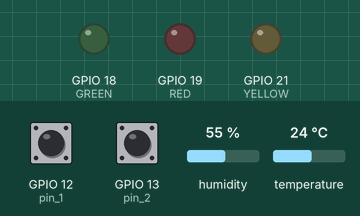
Simulated run of this sketch. Board: ESP32. Shown: output pins drawn as LEDs (lit = HIGH). The inputs (shaded band) are chosen by the test bench; at power-on: GPIO 12 (pin_1) HIGH, GPIO 13 (pin_2) HIGH, humidity 55 %, temperature 24 °C. WiFi joins after 1.5 s; servers stay silent unless stated; what the sketch prints to the serial monitor is not drawn.

Above: at 0.0 s.
At 1.7 s:
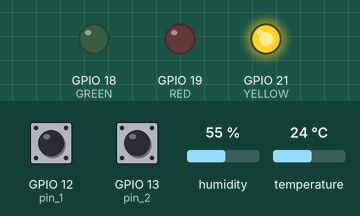
Timing chart, 0 to 3.2 s (numbered marks = the images above):
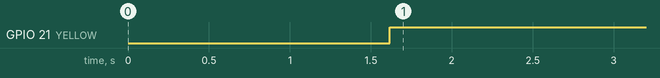

Measured:
- by itself, GPIO 21 (YELLOW): LOW → HIGH at 1.6 s

The sketch:

locus2024project.ino
```cpp
            #include <DHT.h>
            #include <DHT_U.h>
            #include <WiFi.h>
            #include<math.h>
            #include <cstdlib>
            #include<string.h>


            using namespace std;
            // pin_2 to wake it up
              RTC_DATA_ATTR int count=0;
              RTC_DATA_ATTR int pin_1=12;
              RTC_DATA_ATTR int pin_2=13;
              RTC_DATA_ATTR bool Flag= false;
              RTC_DATA_ATTR uint8_t touchValue_1;
              RTC_DATA_ATTR uint8_t touchValue_2;
              RTC_DATA_ATTR int touchThreshold_1=30;
              RTC_DATA_ATTR int touchThreshold_2=20;
              RTC_DATA_ATTR void esp_sleep_and_wake();
              #define GREEN 18
              #define RED 19
              #define YELLOW 21


              const String apiKey = "H9OVDFEQM7U3V39H";     //  Enter your Write API key from ThingSpeak

              const char *ssid =  "Bibhav's Galaxy M32";     // replace with your wifi ssid and wpa2 key
              const char *pass =  "jvke4348";
              const char* server = "api.thingspeak.com";
              String error;
              float h,t,pm;
              void checkAndReconnectTOWifi();
              void sensorDataFetching(float h,float t,float pm);
              void print_values_and_led(float humidity,float temperature,float pm);


              unsigned long previousMillis = 0;
              unsigned long interval = 60000;
              unsigned long currentMillis=0;

            // DHT portions
            #define DHTPIN 5       // what pin we're connected to
            #define DHTTYPE DHT22   // DHT 22  (AM2302)
            DHT dht(DHTPIN, DHTTYPE);

            WiFiClient client;

              class writeToThingSpeak{
                private:
                float h,t,pm;
                public:
                writeToThingSpeak():h(0.0),t(0.0),pm(0.0){}
                writeToThingSpeak(float humidity,float temperature,float p_m_index):h(humidity),t(temperature),pm(p_m_index){}
                  void sendData()
                  {
                    if (client.connect(server,80))   //   "184.106.153.149" or api.thingspeak.com
                                      {
                                            String postStr = apiKey;
                                            postStr +="&field1=";
                                            postStr += String(t);
                                            postStr +="&field2=";
                                            postStr += String(h);
                                            postStr +="&field3=";
                                            postStr += String(pm);
                                            postStr += "\r\n\r\n";

                                            client.print("POST /update HTTP/1.1\n");
                                            client.print("Host: api.thingspeak.com\n");
                                            client.print("Connection: close\n");
                                            client.print("X-THINGSPEAKAPIKEY: "+apiKey+"\n");
                                            client.print("Content-Type: application/x-www-form-urlencoded\n");
                                            client.print("Content-Length: ");
                                            client.print(postStr.length());
                                            client.print("\n\n");
                                            client.print(postStr);

                                            Serial.print("Temperature: ");
                                            Serial.println(t);
                                            Serial.print("Humidity: ");
                                            Serial.println(h);
                                            Serial.print("P.M 2.5: ");
                                            Serial.println(pm);
                                            Serial.println("Data Sending To Thingspeak......");
                                            delay(1000);
                                          }
                  }
                    void stopClient()
                            {
                              client.stop();
                            }
                };


              class Exception{
                private:
                String error;
                public:
                  Exception(String err)
                {
                  error=err;
                }
                void what()
                {
                  Serial.println(error);
                }
              };


              void setup()
              {

              Serial.begin(115200);
              delay(10);
              Serial.println("Connecting to ");
              Serial.println(ssid);
              WiFi.begin(ssid, pass);
              while (WiFi.status() != WL_CONNECTED)
              {
                  delay(500);
                  Serial.print(".");
              }
              Serial.println("");
              Serial.println("WiFi connected");
              pinMode(GREEN, OUTPUT);
              pinMode(RED, OUTPUT);
              pinMode(YELLOW, OUTPUT);
              dht.begin();
              //Setup sleep wakeup on Touch Pad 13 (GPI13)
              touchSleepWakeUpEnable(pin_2,touchThreshold_2);
              }

              void loop()
              {
                  touchValue_1=touchRead(pin_1);
                  touchValue_2=touchRead(pin_2);
                  Serial.print("Sleep touch=");
                  Serial.println(touchValue_1);
                  Serial.print("Waking up touch=");
                  Serial.println(touchValue_2);
                  delay(100);
                  esp_sleep_and_wake();
                  currentMillis = millis();
                // if WiFi is down, try reconnecting
                  checkAndReconnectTOWifi();
            // Getting data from the sensor
          sensorDataFetching();
          print_values_and_led(h,t,pm);


    try {
      if ((sizeof(h) == sizeof(float)) && (sizeof(t) == sizeof(float)) && (sizeof(pm) == sizeof(float)) &&
        !isnan(h) && !isnan(t) && !isnan(pm)) {
            class writeToThingSpeak wtts(h, t, pm);
            wtts.sendData();
            wtts.stopClient();
            Serial.println("Waiting...");
            // thingspeak needs minimum 15 sec delay between updates
            delay(1000 * 15);
            Serial.println("Successfully Data Sent!!!");
        } else {
            error="One or more values are NaN or not of float type. Restarting loop...";
            throw Exception(error);// Exception class forms a nameless temporary object and work as an argument to the catch.
        }
    } catch (Exception &e) {
        e.what();
        Serial.print("Humidity:");
        Serial.println(h);
        Serial.print("Temperature:");
        Serial.println(t);
        Serial.print("PM:");
        Serial.println(pm);
        delay(1000);
        return;
    }
              }


              void checkAndReconnectTOWifi()
              {
                if ((WiFi.status() != WL_CONNECTED) && (currentMillis - previousMillis >=interval)) {
                Serial.print(millis());
                Serial.println("Reconnecting to WiFi...");
                WiFi.disconnect();
                WiFi.reconnect();
                previousMillis = currentMillis;
              }
              return;
              }

              RTC_DATA_ATTR void esp_sleep_and_wake()
              {
                if(touchValue_1<touchThreshold_1 && Flag==false)
                {
                  Serial.println("Taking into deep Sleep");
                  esp_deep_sleep_start();
                  Flag=true;
                }
                if(touchValue_2<touchThreshold_2 && Flag==true)
                {
                  Serial.println("Waking up from deep Sleep");
                  esp_sleep_enable_touchpad_wakeup();
                  Flag=false;
                }
                return;
              }


      void print_values_and_led(float humidity,float temperature,float pm){

        if(pm > 1.0 && pm < 50.0) {
          digitalWrite(GREEN, HIGH);
          digitalWrite(YELLOW, LOW);
          digitalWrite(RED, LOW);
          Serial.print("Air quality: ");
          Serial.print(pm);
          Serial.print("Humidity: ");
          Serial.print(humidity);
          Serial.print(" %, Temp: ");
          Serial.print(temperature);
          Serial.println(" Celsius");
          delay(2000);
        }
        else if(pm > 50.0 && pm < 100.0){
          digitalWrite(YELLOW, HIGH);
          digitalWrite(GREEN, LOW);
          digitalWrite(RED, LOW);
          Serial.print("Air quality: ");
          Serial.print(pm);
          Serial.print("Humidity: ");
          Serial.print(humidity);
          Serial.print(" %, Temp: ");
          Serial.print(temperature);
          Serial.println(" Celsius");
          delay(2000);
        }
      else if(pm > 100.0){
          digitalWrite(RED, HIGH);
          digitalWrite(GREEN, LOW);
          digitalWrite(YELLOW, LOW);
          Serial.print("Air quality: ");
          Serial.print(pm);
          Serial.print("Humidity: ");
          Serial.print(humidity);
          Serial.print(" %, Temp: ");
          Serial.print(temperature);
          Serial.println(" Celsius");
          delay(2000);
      }
      else{
          digitalWrite(RED, LOW);
          digitalWrite(GREEN, LOW);
          digitalWrite(YELLOW, LOW);
          delay(2000);
      }
      }

// dummy formula to calculate pm index due to sudden issue in pm detecting device at the end in which pm dependent variable depends up on temperature and humudity.
              void sensorDataFetching()
                {
                  h = (float)dht.readHumidity();
                          t =(float)dht.readTemperature();
                          pm;
                          if(t>25)
                          {
                          pm =((3*t)+(h));
                          }
                          else{
                            pm=((t+h)-9);
                          }
                          return;
                }
```
